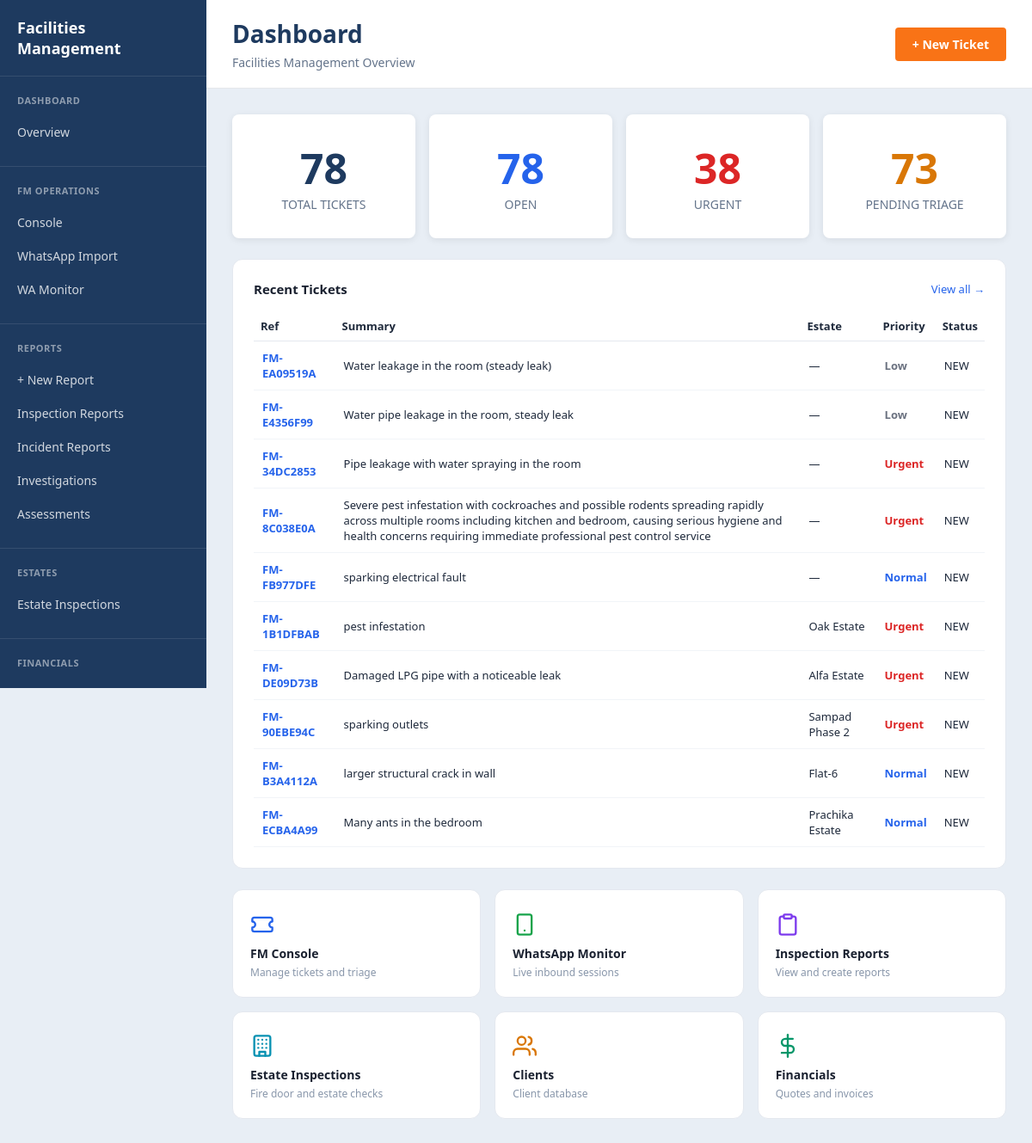
/ops/dashboard, run on an earlier commit of the app's database.
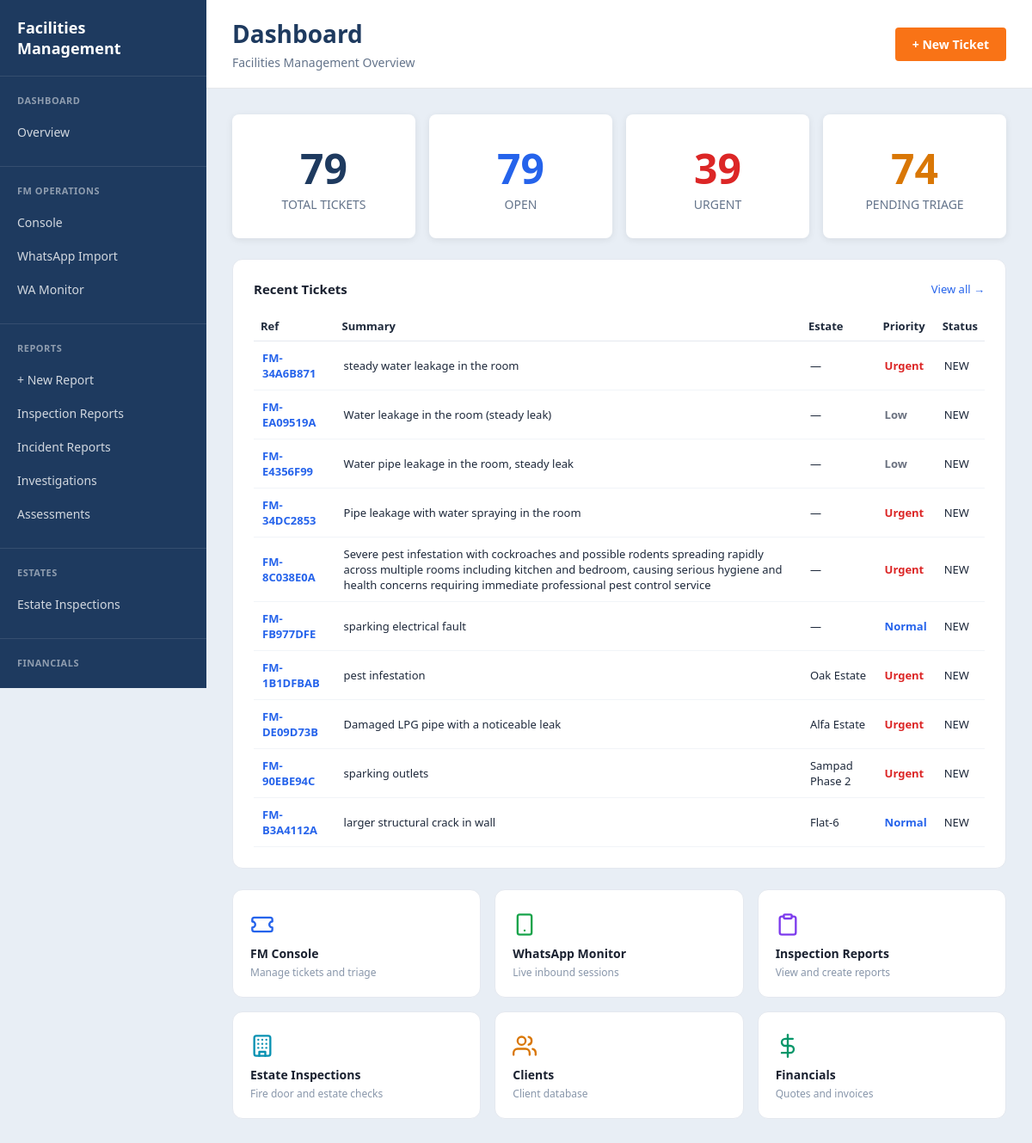
And on a later commit of the database.
### tables this page shows
CREATE TABLE fm_tickets (
    id          INTEGER PRIMARY KEY AUTOINCREMENT,
    ref         TEXT NOT NULL UNIQUE,          -- FM-DDMMYY-XXXXX
    estate      TEXT NOT NULL DEFAULT '',
    unit        TEXT NOT NULL DEFAULT '',
    customer    TEXT NOT NULL DEFAULT '',
    source      TEXT NOT NULL DEFAULT 'webchat'
                    CHECK(source IN ('webchat','whatsapp','whatsapp_json','system','manual')),
    priority    TEXT NOT NULL DEFAULT 'normal'
                    CHECK(priority IN ('urgent','normal','low')),
    category    TEXT NOT NULL DEFAULT 'general'
                    CHECK(category IN ('general','electrical','plumbing','hvac',
                                       'security','carpentry','cleaning','painting','pest_control')),
    status      TEXT NOT NULL DEFAULT 'NEW'
                    CHECK(status IN ('NEW','TRIAGED','ASSIGNED','IN_PROGRESS',
                                     'WAITING_CUSTOMER','BLOCKED','DONE','CANCELLED')),
    assignee    TEXT DEFAULT '',
    summary     TEXT NOT NULL DEFAULT '',
    materials   TEXT DEFAULT '',
    location_note TEXT DEFAULT '',
    created_at  TIMESTAMP DEFAULT CURRENT_TIMESTAMP,
    updated_at  TIMESTAMP DEFAULT CURRENT_TIMESTAMP
);

### app.py (the view)
@app.route('/ops')
@app.route('/ops/dashboard')
def ops_overview():
    conn = get_engine_db()
    total = conn.execute(
        "SELECT COUNT(*) FROM fm_tickets"
    ).fetchone()[0]
    open_tickets = conn.execute("""
        SELECT COUNT(*) FROM fm_tickets
        WHERE status NOT IN ('DONE','CANCELLED')
    """).fetchone()[0]
    urgent = conn.execute("""
        SELECT COUNT(*) FROM fm_tickets
        WHERE priority='urgent'
    """).fetchone()[0]
    pending = conn.execute("""
        SELECT COUNT(*) FROM fm_tickets
        WHERE status='NEW'
    """).fetchone()[0]
    recent = conn.execute("""
        SELECT ref, estate, unit, customer, priority, status, summary, created_at
        FROM fm_tickets
        ORDER BY created_at DESC
        LIMIT 10
    """).fetchall()
    conn.close()
    kpis = {
    "total": total,
    "open": open_tickets,
    "urgent": urgent,
    "pending_triage": pending
    }
    return render_template(
    "dashboard.html",
    kpis=kpis,
    recent_tickets=recent
    )

### app.py (called while the page is built)
def get_engine_db():
    import os
    import sqlite3
    db_path = os.path.join(os.path.dirname(__file__), "engine.db")
    print("DB PATH:", db_path)
    conn = sqlite3.connect(db_path)
    conn.row_factory = sqlite3.Row
    return conn

### templates/dashboard.html (shortened to what this page needs)
{% extends "layouts/app.html" %}
{% block sidebar %}
    {% include 'components/sidebar.html' %}
{% endblock %}
{% block topbar %}
<div class="topbar-title">
    <h1>Dashboard</h1>
    <p>Facilities Management Overview</p>
</div>
<div class="topbar-actions">
    <a href="/fm/dashboard" class="btn btn-primary">+ New Ticket</a>
</div>
{% endblock %}
{% block content %}
<div id="fm-overview-dashboard" style="padding:0;">
<div class="dashboard-grid" style="display:grid;grid-template-columns:repeat(4,1fr);gap:16px;margin-bottom:24px;">
<div class="stat-card">
<div class="stat-value">{{ kpis.total }}</div>
<div class="stat-label">Total Tickets</div>
</div>
<div class="stat-card">
<div class="stat-value" style="color:#2563eb">{{ kpis.open }}</div>
<div class="stat-label">Open</div>
</div>
<div class="stat-card">
<div class="stat-value" style="color:#dc2626">{{ kpis.urgent }}</div>
<div class="stat-label">Urgent</div>
</div>
<div class="stat-card">
<div class="stat-value" style="color:#d97706">{{ kpis.pending_triage }}</div>
<div class="stat-label">Pending Triage</div>
</div>
</div>
    <div style="background:#fff;border:1px solid #e4e8ef;border-radius:12px;padding:24px;">
        <div style="display:flex;align-items:center;justify-content:space-between;margin-bottom:16px;">
            <h2 style="font-size:15px;font-weight:600;color:#1a2130;margin:0;">Recent Tickets</h2>
            <a href="/fm/dashboard" style="font-size:13px;color:#2563eb;text-decoration:none;font-weight:500;">View all →</a>
        </div>
        <div id="recent-tickets-list">
            {% if recent_tickets %}
            <table style="width:100%;border-collapse:collapse;font-size:13px;">
                <thead>
                    <tr style="border-bottom:1px solid #e4e8ef;">
                        <th style="text-align:left;padding:8px;">Ref</th>
                        <th style="text-align:left;padding:8px;">Summary</th>
                        <th style="text-align:left;padding:8px;">Estate</th>
                        <th style="text-align:left;padding:8px;">Priority</th>
                        <th style="text-align:left;padding:8px;">Status</th>
                    </tr>
                </thead>
                <tbody>
                {% for t in recent_tickets %}
                <tr style="border-bottom:1px solid #f1f4f8;">
                <td style="padding:10px;">
                <a href="/fm/ticket/{{ t.ref }}"
                style="color:#2563eb;font-weight:600;text-decoration:none;">
                {{ t.ref }}
                </a>
                </td>
                <td style="padding:10px;">{{ t.summary }}</td>
                <td style="padding:10px;">{{ t.estate or "—" }}</td>
                <td style="padding:10px;">
                <span style="
                color:
                {% if t.priority|lower == 'urgent' %}#dc2626
                {% elif t.priority|lower == 'normal' %}#2563eb
                {% else %}#6b7280
                {% endif %};
                font-weight:600;
                text-transform:capitalize;">
                {{ t.priority }}
                </span>
                </td>
                <td style="padding:10px;text-transform:uppercase;">
                {{ t.status }}
                </td>
                </tr>
                {% endfor %}
                </tbody>
            </table>
            {% else %}
            <p style="color:#8896aa;font-size:13px;text-align:center;padding:32px 0;">
                No tickets found
            </p>
            {% endif %}
        </div>
    </div>
    <div style="display:grid;grid-template-columns:repeat(3,1fr);gap:16px;margin-top:24px;">
        <a href="/fm/dashboard" style="text-decoration:none;">
            <div style="background:#fff;border:1px solid #e4e8ef;border-radius:12px;padding:20px;transition:box-shadow .15s;" onmouseover="this.style.boxShadow='0 2px 8px rgba(0,0,0,.08)'" onmouseout="this.style.boxShadow='none'">
                <div style="font-size:24px;margin-bottom:10px;"></div>
                <div style="font-weight:600;color:#1a2130;font-size:14px;">FM Console</div>
                <div style="color:#8896aa;font-size:12px;margin-top:4px;">Manage tickets and triage</div>
            </div>
        </a>
        <a href="/wa/monitor" style="text-decoration:none;">
            <div style="background:#fff;border:1px solid #e4e8ef;border-radius:12px;padding:20px;transition:box-shadow .15s;" onmouseover="this.style.boxShadow='0 2px 8px rgba(0,0,0,.08)'" onmouseout="this.style.boxShadow='none'">
                <div style="font-size:24px;margin-bottom:10px;"></div>
                <div style="font-weight:600;color:#1a2130;font-size:14px;">WhatsApp Monitor</div>
                <div style="color:#8896aa;font-size:12px;margin-top:4px;">Live inbound sessions</div>
            </div>
        </a>
        <a href="/artefacts?type=engagement" style="text-decoration:none;">
            <div style="background:#fff;border:1px solid #e4e8ef;border-radius:12px;padding:20px;transition:box-shadow .15s;" onmouseover="this.style.boxShadow='0 2px 8px rgba(0,0,0,.08)'" onmouseout="this.style.boxShadow='none'">
                <div style="font-size:24px;margin-bottom:10px;"></div>
                <div style="font-weight:600;color:#1a2130;font-size:14px;">Inspection Reports</div>
                <div style="color:#8896aa;font-size:12px;margin-top:4px;">View and create reports</div>
            </div>
        </a>
        <a href="/fire-door" style="text-decoration:none;">
            <div style="background:#fff;border:1px solid #e4e8ef;border-radius:12px;padding:20px;transition:box-shadow .15s;" onmouseover="this.style.boxShadow='0 2px 8px rgba(0,0,0,.08)'" onmouseout="this.style.boxShadow='none'">
                <div style="font-size:24px;margin-bottom:10px;"></div>
                <div style="font-weight:600;color:#1a2130;font-size:14px;">Estate Inspections</div>
                <div style="color:#8896aa;font-size:12px;margin-top:4px;">Fire door and estate checks</div>
            </div>
        </a>
        <a href="/databases/clients" style="text-decoration:none;">
            <div style="background:#fff;border:1px solid #e4e8ef;border-radius:12px;padding:20px;transition:box-shadow .15s;" onmouseover="this.style.boxShadow='0 2px 8px rgba(0,0,0,.08)'" onmouseout="this.style.boxShadow='none'">
                <div style="font-size:24px;margin-bottom:10px;"></div>
                <div style="font-weight:600;color:#1a2130;font-size:14px;">Clients</div>
                <div style="color:#8896aa;font-size:12px;margin-top:4px;">Client database</div>
            </div>
        </a>
        <a href="/financials/quote" style="text-decoration:none;">
            <div style="background:#fff;border:1px solid #e4e8ef;border-radius:12px;padding:20px;transition:box-shadow .15s;" onmouseover="this.style.boxShadow='0 2px 8px rgba(0,0,0,.08)'" onmouseout="this.style.boxShadow='none'">
                <div style="font-size:24px;margin-bottom:10px;"></div>
                <div style="font-weight:600;color:#1a2130;font-size:14px;">Financials</div>
                <div style="color:#8896aa;font-size:12px;margin-top:4px;">Quotes and invoices</div>
            </div>
        </a>
    </div>
</div>
{% endblock %}

### templates/layouts/app.html (shortened to what this page needs)
<!DOCTYPE html>
<html lang="en">
<head>
    <link rel="stylesheet" href="{{ url_for('static', filename='css/base.css') }}">
    <link rel="stylesheet" href="{{ url_for('static', filename='css/engine.css') }}">
    <link rel="stylesheet" href="{{ url_for('static', filename='css/reports.css') }}">
</head>
<body>
<div class="app-shell">
    <aside class="sidebar">
        {% block sidebar %}{% endblock %}
    </aside>
    <main class="main-content">
        <div class="topbar">
            {% block topbar %}{% endblock %}
        </div>
        <div class="container">
            {% block content %}{% endblock %}
        </div>
    </main>
</div>
</body>
</html>

### templates/components/sidebar.html (shortened to what this page needs)
<div class="sidebar-brand">
    Facilities Management
</div>
<div class="sidebar-section">
    <div class="sidebar-section-title">Dashboard</div>
    <a href="/ops" class="sidebar-link {% if active_nav == 'dashboard' %}active{% endif %}">
        Overview
    </a>
</div>
<div class="sidebar-section">
    <div class="sidebar-section-title">FM Operations</div>
    <a href="/fm/dashboard" class="sidebar-link {% if active_nav == 'fm_dashboard' %}active{% endif %}">
        Console
    </a>
    <a href="/fm/dashboard#import" class="sidebar-link {% if active_nav == 'fm_import' %}active{% endif %}">
        WhatsApp Import
    </a>
    <a href="/wa/monitor" class="sidebar-link {% if active_nav == 'wa_monitor' %}active{% endif %}">
        WA Monitor
    </a>
</div>
<div class="sidebar-section">
    <div class="sidebar-section-title">Reports</div>
    <a href="/artefacts/new" class="sidebar-link {% if active_nav == 'new_artefact' %}active{% endif %}">
        + New Report
    </a>
    <a href="/artefacts?type=engagement" class="sidebar-link {% if active_nav == 'engagements' %}active{% endif %}">
        Inspection Reports
    </a>
    <a href="/artefacts?type=incident" class="sidebar-link {% if active_nav == 'incidents' %}active{% endif %}">
        Incident Reports
    </a>
    <a href="/artefacts?type=investigation" class="sidebar-link {% if active_nav == 'investigations' %}active{% endif %}">
        Investigations
    </a>
    <a href="/artefacts?type=assessment" class="sidebar-link {% if active_nav == 'assessments' %}active{% endif %}">
        Assessments
    </a>
</div>
<div class="sidebar-section">
    <div class="sidebar-section-title">Estates</div>
    <a href="/fire-door" class="sidebar-link {% if active_nav == 'fire_door' %}active{% endif %}">
        Estate Inspections
    </a>
</div>
<div class="sidebar-section">
    <div class="sidebar-section-title">Financials</div>
    <a href="/financials/quote" class="sidebar-link {% if active_nav == 'quote' %}active{% endif %}">
    </a>
</div>

### static/css/base.css (style rules this page uses)
:root { --navy: #1e3a5f; --orange: #f97316; --white: #ffffff; --gray: #f3f4f6; --border: #e5e7eb; --sidebar-width: 240px; }
* { box-sizing: border-box; margin: 0; padding: 0; }
body { font-family: 'Segoe UI', Arial, sans-serif; background: #e8eef5; color: #1e293b; }
.app-shell { display: flex; min-height: 100vh; }
.sidebar { width: var(--sidebar-width); background: var(--navy); color: white; position: fixed; height: 100vh; overflow-y: auto; }
.sidebar-brand { padding: 20px; font-size: 18px; font-weight: 700; border-bottom: 1px solid rgba(255, 255, 255, 0.1); }
.sidebar-section { padding: 20px 0; border-bottom: 1px solid rgba(255, 255, 255, 0.1); }
.sidebar-section-title { padding: 0 20px 10px 20px; font-size: 11px; font-weight: 700; text-transform: uppercase; color: rgba(255, 255, 255, 0.5); letter-spacing: 0.5px; }
.sidebar-link { display: block; padding: 10px 20px; color: rgba(255, 255, 255, 0.8); text-decoration: none; font-size: 14px; transition: all 0.2s; }
.main-content { margin-left: var(--sidebar-width); flex: 1; min-height: 100vh; }
.topbar { background: white; padding: 20px 30px; border-bottom: 1px solid var(--border); display: flex; justify-content: space-between; align-items: center; }
.topbar-title h1 { font-size: 28px; color: var(--navy); margin-bottom: 5px; }
.topbar-title p { font-size: 14px; color: #64748b; }
.topbar-actions { display: flex; gap: 10px; }
.container { max-width: 1400px; padding: 30px; }
.btn { padding: 10px 20px; border: none; border-radius: 4px; cursor: pointer; font-weight: 600; font-size: 14px; text-decoration: none; display: inline-flex; align-items: center; gap: 8px; transition: all 0.2s; }
.btn-primary { background: var(--orange); color: white; }

### static/css/reports.css (style rules this page uses)
.dashboard-grid { display: grid; grid-template-columns: repeat(auto-fit, minmax(200px, 1fr)); gap: 20px; margin-bottom: 40px; }
.stat-card { background: white; border-radius: 8px; padding: 30px; text-align: center; box-shadow: 0 2px 8px rgba(0,0,0,0.08); }
.stat-value { font-size: 48px; font-weight: 700; color: var(--navy); }
.stat-label { font-size: 14px; color: #64748b; text-transform: uppercase; }

### templates/layouts/app.html (style rules this page uses)
.icon { display:inline-block; vertical-align:middle; flex-shrink:0; }

What changed in the data, as far as the page shows it:
no longer on this page (row unchanged): fm_tickets: ref "FM-ECBA4A99", summary "Many ants in the bedroom", estate "Prachika Estate", priority "Normal", status "NEW"
added fm_tickets: ref "FM-34A6B871", summary "steady water leakage in the room", estate "—", priority "Urgent", status "NEW"
Also different on the page:
{{ kpis.total }}: "78" → "79"
{{ kpis.open }}: "78" → "79"
{{ kpis.urgent }}: "38" → "39"
{{ kpis.pending_triage }}: "73" → "74"
